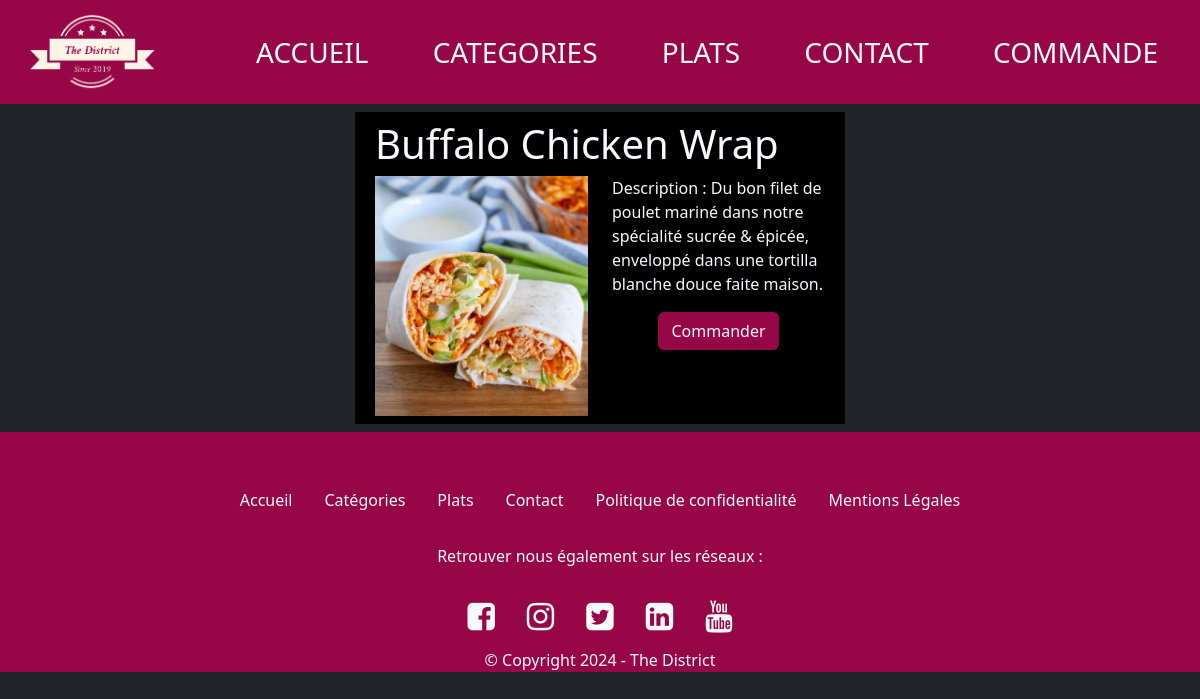
Page /FRONT/plat.php?id_categorie=9 on the committed database.
### tables this page shows
CREATE TABLE `plat` (
  `id` int(11) NOT NULL,
  `libelle` varchar(100) NOT NULL,
  `description` text NOT NULL,
  `prix` decimal(10,2) NOT NULL,
  `image` varchar(255) NOT NULL,
  `id_categorie` int(11) NOT NULL,
  `active` varchar(10) NOT NULL
);

### FRONT/plat.php (the view)
<?php include 'header.php';?>
<?php include 'db_connect.php';
$requete = $db->prepare("SELECT * FROM plat WHERE id_categorie=? ");
$requete->execute(array($_GET["id_categorie"]));
$id = $requete->fetchAll(PDO::FETCH_OBJ);
?>
<div class="text-light container-fluid">
    <div class="col-12 mx-auto row">
        <?php foreach ($id as $plats): ?>
            <div class="col-5 row m-2 p-2 bg-black mx-auto">
                <h1><?= $plats->libelle ?></h1>
                <div class="col-6">
                    <img class="w-100" src="images\food\<?= $plats->image ?>" alt="">
                </div>
                <div class="col-6">
                    <p>Description : <?= $plats->description ?></p>
                    <div class="text-center">
                        <a href="commande.php?plat=<?= $plats->id ?>" style="background-color: #970747;" class="btn color_district text-light">Commander</a>
                    </div>
                </div>
            </div>
        <?php endforeach; ?>
    </div>
</div>
<?php include 'footer.php';?>

### FRONT/css/style.css (style rules this page uses)
body { margin: 0 auto; display: block; width: 100%; overflow-x: hidden; }
.color_district { background-color: #970747; }

### rows in the picture
plat: libelle "Buffalo Chicken Wrap", image (picture), description "Du bon filet de poulet mariné dans notre spécialité sucrée & épicée, enveloppé dans une tortilla blanche douce faite maison."
